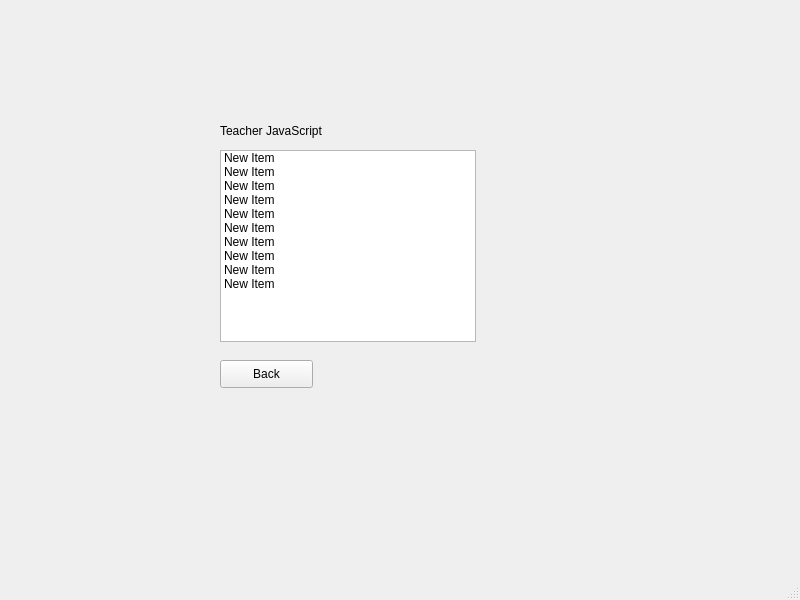
<?xml version="1.0" encoding="UTF-8"?>
<ui version="4.0">
 <class>MainWindow</class>
 <widget class="QMainWindow" name="MainWindow">
  <property name="geometry">
   <rect>
    <x>0</x>
    <y>0</y>
    <width>800</width>
    <height>600</height>
   </rect>
  </property>
  <property name="windowTitle">
   <string>MainWindow</string>
  </property>
  <widget class="QWidget" name="centralwidget">
   <widget class="QLabel" name="teacher_js">
    <property name="geometry">
     <rect>
      <x>220</x>
      <y>120</y>
      <width>121</width>
      <height>21</height>
     </rect>
    </property>
    <property name="text">
     <string>Teacher JavaScript</string>
    </property>
   </widget>
   <widget class="QListWidget" name="student_js">
    <property name="geometry">
     <rect>
      <x>220</x>
      <y>150</y>
      <width>256</width>
      <height>192</height>
     </rect>
    </property>
    <item>
     <property name="text">
      <string>New Item</string>
     </property>
    </item>
    <item>
     <property name="text">
      <string>New Item</string>
     </property>
    </item>
    <item>
     <property name="text">
      <string>New Item</string>
     </property>
    </item>
    <item>
     <property name="text">
      <string>New Item</string>
     </property>
    </item>
    <item>
     <property name="text">
      <string>New Item</string>
     </property>
    </item>
    <item>
     <property name="text">
      <string>New Item</string>
     </property>
    </item>
    <item>
     <property name="text">
      <string>New Item</string>
     </property>
    </item>
    <item>
     <property name="text">
      <string>New Item</string>
     </property>
    </item>
    <item>
     <property name="text">
      <string>New Item</string>
     </property>
    </item>
    <item>
     <property name="text">
      <string>New Item</string>
     </property>
    </item>
   </widget>
   <widget class="QPushButton" name="btn_back">
    <property name="geometry">
     <rect>
      <x>220</x>
      <y>360</y>
      <width>93</width>
      <height>28</height>
     </rect>
    </property>
    <property name="text">
     <string>Back</string>
    </property>
   </widget>
  </widget>
  <widget class="QMenuBar" name="menubar">
   <property name="geometry">
    <rect>
     <x>0</x>
     <y>0</y>
     <width>800</width>
     <height>26</height>
    </rect>
   </property>
  </widget>
  <widget class="QStatusBar" name="statusbar"/>
 </widget>
 <resources/>
 <connections/>
</ui>
